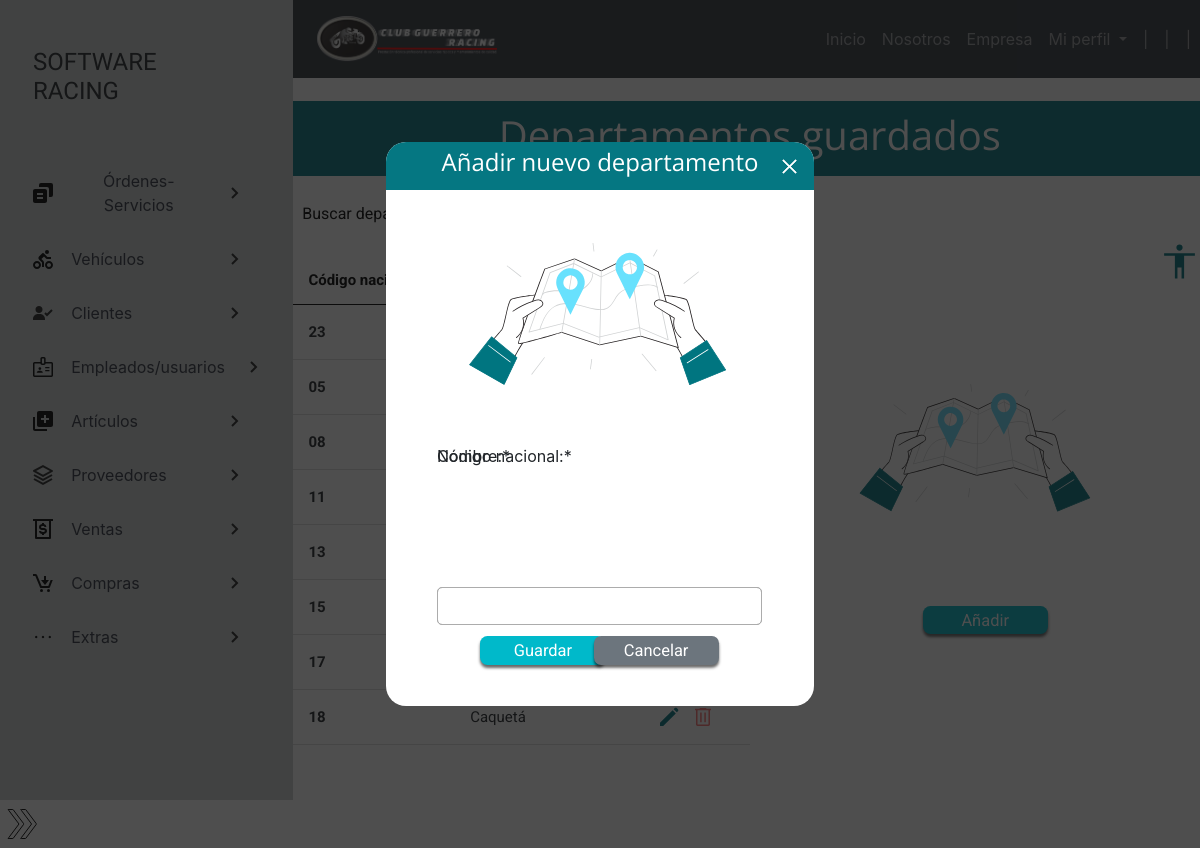
The page /extras/departamentos/ (signed in) on the database as committed earlier.
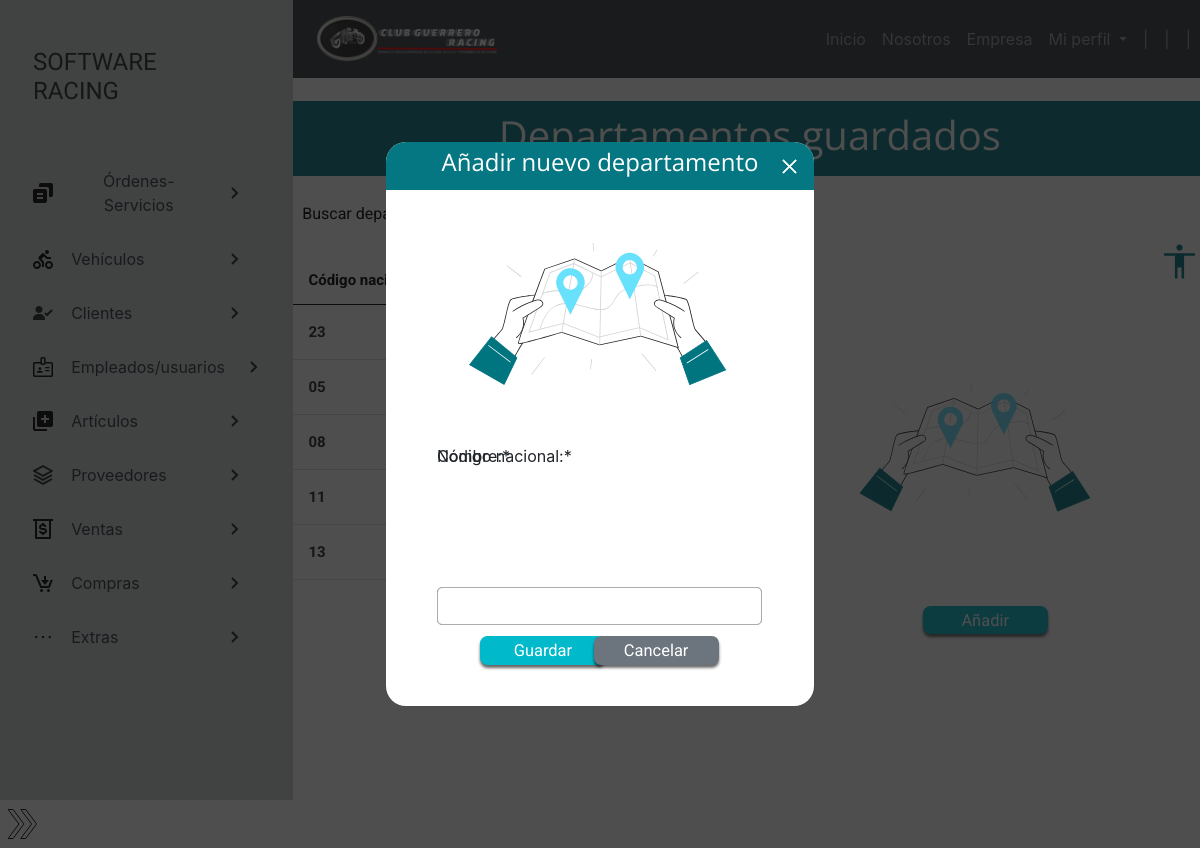
The same page on the database as committed later.
### usuarios/models.py (models this page shows, shortened)
class Departamentos(models.Model):
    id_depart = models.CharField(max_length=10, verbose_name="Código nacional:")
    dep_nombre = models.CharField(max_length=45, verbose_name="Nombre:")
    class Estado(models.TextChoices):
        ACTIVO = '1', _('Activo')
        INACTIVO = '0', _('Inactivo')
    dep_estado = models.CharField(max_length=1, choices=Estado.choices, default=Estado.ACTIVO, verbose_name="Estado:")

### usuarios/views.py (the view)
# urls.py: path('extras/departamentos/', departamentos, name='departamentos'),
@login_required(login_url='login')
@permission_required('usuarios.view_departamentos')
def departamentos(request):
    titulo = "Departamentos"
    departamentos = Departamentos.objects.filter(dep_estado = '1')
    busqueda = request.GET.get('dep_busqueda')
    if busqueda:
        departamentos = Departamentos.objects.filter(
            Q(id_depart__icontains = busqueda) |
            Q(dep_nombre__icontains = busqueda)
        ).distinct()
    if request.method == 'POST':
        form = DepartamentosForm(request.POST)
        if form.is_valid():
            form.save()
            messages.success(
                request,f"Se agregó el departamento {request.POST['dep_nombre']} exitosamente"
            )
            return redirect('departamentos')
        else:
            messages.error(
                request,f"Se ha producido un error al guardar el departamento"
            )
    else:
        form = DepartamentosForm()
    context = {
        'titulo': titulo,
        'departamentos': departamentos,
        'form': form
    }
    return render(request, 'usuarios/interfaz_departamentos.html', context)

### usuarios/forms.py
class DepartamentosForm(forms.ModelForm):
    class Meta:
        model= Departamentos
        exclude = ['dep_estado']

### main/context_processors.py (called while the page is built)
def sesion(request):
    usuario_actual = request.user
    image_user = r"../media/images/usuarios/default.png"
    if request.user.is_authenticated:
        if Empleados.objects.filter(user_id=usuario_actual.id):
            image_user = Empleados.objects.get(user_id=usuario_actual.id).emp_foto.url
    context = {
        'usuario_actual':usuario_actual,
        'image_user':image_user
    }
    return context

### main/templates/usuarios/interfaz_departamentos.html (shortened to what this page needs)
{% extends 'partials/bodyApp.html' %}
{% load crispy_forms_tags %}
{% load static %}
{% block css %}
<link rel="stylesheet" href="{% static 'css/interfaz_departamentos.css' %}">
{% endblock css %}
{% block contenido %}
<section>
    <div class="titulo_superior">
        <h2>Departamentos guardados</h2>
    </div>
    <div class="contenedor_form">
        <form method="GET">
            <label for="DepBusqueda" class="label_buscar">Buscar depatamento:</label>
            <button type="submit" id="btn_mostrar_filtro" class="btn btn-outline-success"></button>
        </form>
    </div>
    <div class="contenedor_tabla">
        <table>
            <thead>
                <tr>
                    <th>Código nacional</th>
                    <th>Departamento</th>
                    {% if perms.usuarios.change_departamentos or perms.usuarios.delete_departamentos %}
                    <th>Acciones</th>
                    {% endif %}
                </tr>
            </thead>
            <tbody>
                {% for depart in departamentos %}
                <tr>
                    <td>{{depart.id_depart}}</td>
                    <td>{{depart.dep_nombre}}</td>
                    {% if perms.usuarios.change_departamentos or perms.usuarios.delete_departamentos %}
                    <td>
                        {% if perms.usuarios.change_departamentos %}
                        <a href="{% url 'editar_departamento' depart.pk %}">
                            <img src="{% static 'img/editar.svg' %}" alt="Botón editar" id="btn_editar" title="Editar departamento">
                        </a>
                        {% endif %}
                        {% if perms.usuarios.delete_departamentos %}
                        <a href="#" onclick="eliminar_registros({{ depart.pk }})">
                            <img src="{% static 'img/eliminar.svg' %}" alt="Botón editar" class="btn_eliminar" title="Mover a papelera">
                        </a>
                        {% endif %}
                    </td>
                    {% endif %}
                </tr>
                {% endfor %}
            </tbody>
        </table>
    </div>
    <img src="{% static 'img/ilustracion_departamentos.svg' %}" alt="Ilustración relaacionada a departamentos"
        id="img1">
    {% if perms.usuarios.add_departamentos %}
    <a href="#" id="btn_anadir" title="Añadir nuevo departamento">Añadir</a>
    {% endif %}
</section>
<section class="modal-form ">
    <div class="container_modal-form">
        <div class="container_h2-form">
            <h2>Añadir nuevo departamento</h2>
            <a href="#" class="modal_close-form container_cerrar-form">
                <img src="{% static 'img/cerrar.svg' %}" alt="">
            </a>
        </div>
        <img src="{% static 'img/ilustracion_departamentos.svg' %}" alt="Imagen ilustrativa a ciudades" id="img2">
        {% if perms.usuarios.add_departamentos %}
        <form action="" method="POST">
            {{form|crispy}}
            <div class="frame_b">
                <button type="submit" value="Guardar" id="btn_guardar">Guardar</button>
                <button type="reset" value="Cacelar" id="btn_cancelar">Cancelar</button>
            </div>
        </form>
        {% endif %}
    </div>
</section>
{% endblock contenido %}

Rows that differ between the two databases and show on the page:
no longer on this page (row edited): Departamentos: id_depart "15"
no longer on this page (row edited): Departamentos: id_depart "17"
no longer on this page (row edited): Departamentos: id_depart "18", dep_nombre "Caquetá"
